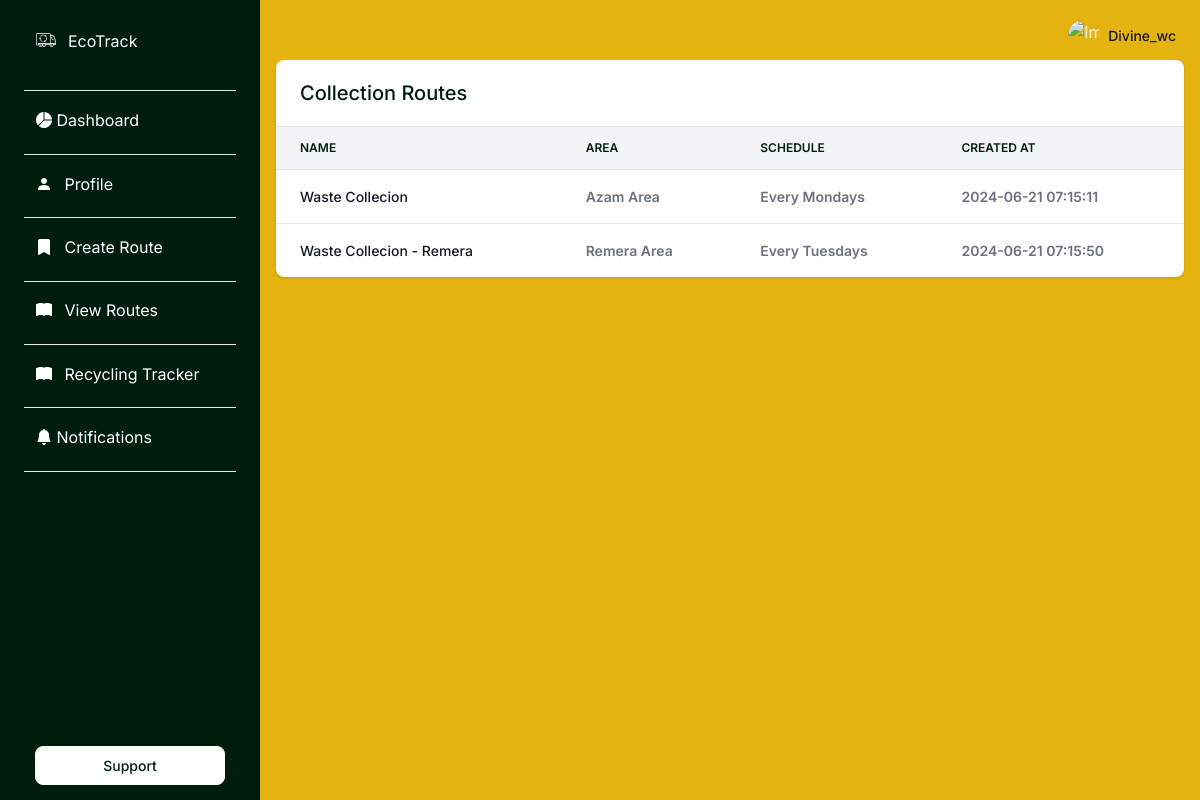
Before: /view_routes (signed in) with the older database file.
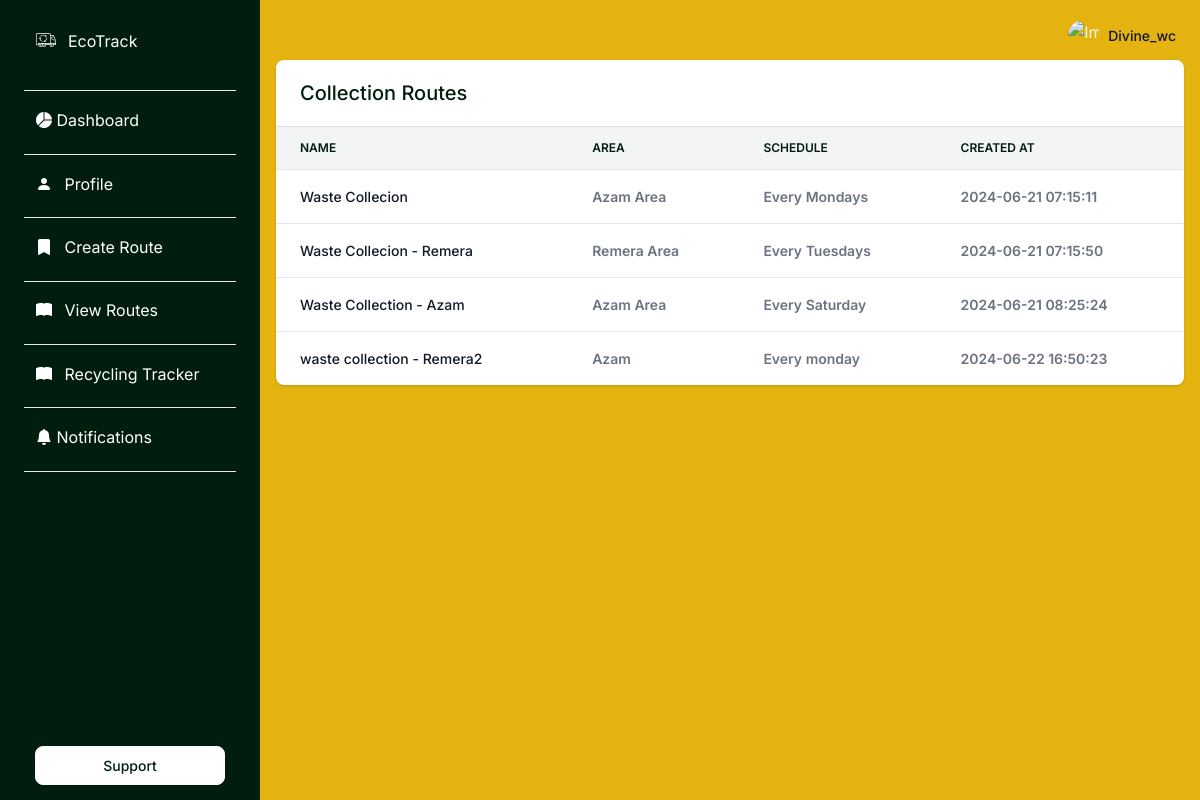
After: the same page with the newer database file.
### apps/collection_route/models.py (models this page shows)
class CollectionRoute(db.Model):
    __tablename__ = 'collection_routes'
    id = db.Column(db.Integer, primary_key=True)
    service_id = db.Column(db.Integer, db.ForeignKey('Users.id'))
    name = db.Column(db.String(128), nullable=False)
    area = db.Column(db.String(128), nullable=False)
    schedule = db.Column(db.String(128), nullable=False)
    created_at = db.Column(db.DateTime, default=db.func.current_timestamp())
    service = db.relationship('Users', backref='collection_routes')

### apps/collection_route/routes.py (the view)
@blueprint.route('/view_routes')
@login_required
def view_routes():
    if current_user.role.value != 'wc_service':
        return render_template('error/page-403.html'), 403
    routes = CollectionRoute.query.filter_by(service_id=current_user.id).all()
    return render_template('dashboard/view_routes.html', routes=routes)

### apps/__init__.py (called while the page is built)
def configure_database(app):
    @app.before_first_request
    def initialize_database():
        try:
            db.create_all()
        except Exception as e:
            print('> Error: DBMS Exception: ' + str(e))
            basedir = os.path.abspath(os.path.dirname(__file__))
            app.config['SQLALCHEMY_DATABASE_URI'] = 'sqlite:///' + \
                os.path.join(basedir, 'db.sqlite3')
            print('> Fallback to SQLite ')
            db.create_all()
    @app.teardown_request
    def shutdown_session(exception=None):
        db.session.remove()

### apps/authentication/models.py (called while the page is built)
@login_manager.user_loader
def user_loader(id):
    return Users.query.filter_by(id=id).first()

### apps/templates/dashboard/view_routes.html (shortened to what this page needs)
{% extends "layouts/base.html" %}
{% block content %}
<div class="row">
  <div class="col-12">
    <div class="row">
      <div class="col-12 mb-4">
        <div class="card border-0 shadow">
          <div class="card-header">
            <div class="row align-items-center">
              <div class="col">
                <h2 class="fs-5 fw-bold mb-0">Collection Routes</h2>
              </div>
            </div>
          </div>
          <div class="table-responsive">
            <table class="table align-items-center table-flush">
              <thead class="thead-light">
                <tr>
                  <th class="border-bottom" scope="col">Name</th>
                  <th class="border-bottom" scope="col">Area</th>
                  <th class="border-bottom" scope="col">Schedule</th>
                  <th class="border-bottom" scope="col">Created At</th>
                </tr>
              </thead>
              <tbody>
                {% for route in routes %}
                <tr>
                  <th class="text-gray-900" scope="row">{{ route.name }}</th>
                  <td class="fw-bolder text-gray-500">{{ route.area }}</td>
                  <td class="fw-bolder text-gray-500">{{ route.schedule }}</td>
                <td class="fw-bolder text-gray-500">{{ route.created_at }}</td>
                </tr>
                {% endfor %}
              </tbody>
            </table>
          </div>
        </div>
      </div>
    </div>
  </div>
</div>
{% endblock %}

Changed rows visible on the page:
added CollectionRoute: name "Waste Collection - Azam", area "Azam Area", schedule "Every Saturday", created_at "2024-06-21 08:25:24"
added CollectionRoute: name "waste collection - Remera2", area "Azam", schedule "Every monday", created_at "2024-06-22 16:50:23"
